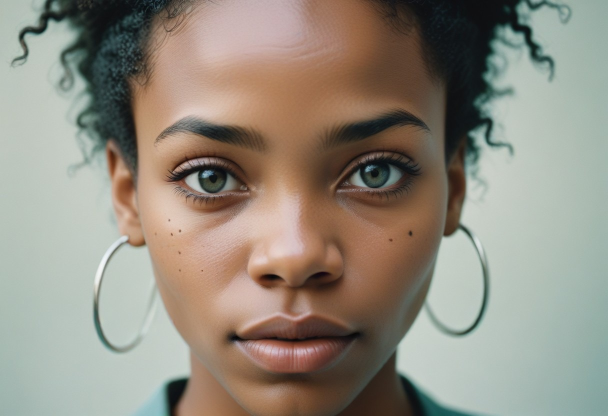
#> input picture IMG_6128.JPG, 1216 x 832 px (shown at 1/2 size)
$ python ascii_to_image.py
#> lines starting #> are read from the running program, lines starting #| are printed output that depends on the picture
#> in image_to_ascii, image is the input picture: PIL image 1216x832 RGB; mean R, G, B 146.9, 140.3, 127.8
from PIL import Image, ImageDraw, ImageFont
import numpy as np

# Caractères ASCII du plus sombre au plus clair
ASCII_CHARS = "@%#*+=-:. "

def resize_image(image, new_width=100):
    """Redimensionne l'image en conservant le ratio d'aspect."""
#> called with new_width = 100
    width, height = image.size
#> width = 1216; height = 832
    aspect_ratio = height / width
#> aspect_ratio = 0.684
    new_height = int(aspect_ratio * new_width)
#> new_height = 68
    resized_image = image.resize((new_width, new_height))
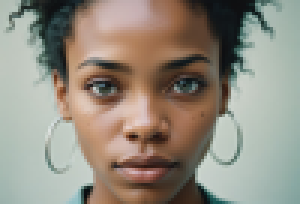
#> resized_image: PIL image 100x68 RGB (shown 3 times larger); mean R, G, B 146.9, 140.3, 127.8
    return resized_image

def grayscale_image(image):
    """Convertit l'image en niveaux de gris."""
    return image.convert("L")
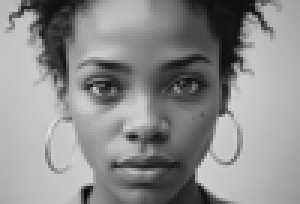
#> returned value: PIL image 100x68 L (shown 3 times larger); min 11, max 224, mean 140.9

def pixels_to_ascii(image):
    """Mappe chaque pixel à un caractère ASCII."""
    pixels = np.array(image)
    ascii_str = ""
    for pixel in pixels.flatten():
        ascii_str += ASCII_CHARS[pixel // 32]  # Divise par 32 pour correspondre à la plage des caractères ASCII
#> this loop made 6800 passes
#> (pixel, ascii_str) on passes 1 to 3: (184, '='), (185, '=='), (185, '===')
    return ascii_str

def image_to_ascii(image_path, new_width=100):
    """Convertit l'image en ASCII."""
    try:
        image = Image.open(image_path)
    except Exception as e:
        print(f"Impossible d'ouvrir le fichier image {image_path}. {e}")
        return

    image = resize_image(image, new_width)
    grayscale = grayscale_image(image)
    ascii_str = pixels_to_ascii(grayscale)

    # Diviser la chaîne ASCII en lignes de largeur 'new_width'
    ascii_img = "\n".join([ascii_str[i:(i+new_width)] for i in range(0, len(ascii_str), new_width)])
    return ascii_img

def draw_ascii_on_image(ascii_art, new_width=100, font_size=100):
    """Dessine l'ASCII Art sur une nouvelle image."""
#> called with new_width = 100, font_size = 100
    # Calculer la taille de l'image en fonction de la longueur du texte et de la taille de la police
    font = ImageFont.load_default()
    char_width = font.getsize("A")[0]
    char_height = font.getsize("A")[1]
    image_width = new_width * char_width
    image_height = len(ascii_art.splitlines()) * char_height

    # Créer une nouvelle image blanche
    new_image = Image.new("RGB", (image_width, image_height), "white")
#> new_image: PIL image 700x680 RGB; every value is 255
    draw = ImageDraw.Draw(new_image)

    # Dessiner chaque ligne d'ASCII sur l'image
    y_offset = 0
    for line in ascii_art.splitlines():
        draw.text((0, y_offset), line, fill="black", font=font)
        y_offset += char_height
#> after the loop, y_offset = 680

    # Sauvegarder ou afficher l'image
    new_image.save("ascii_art_image.png")
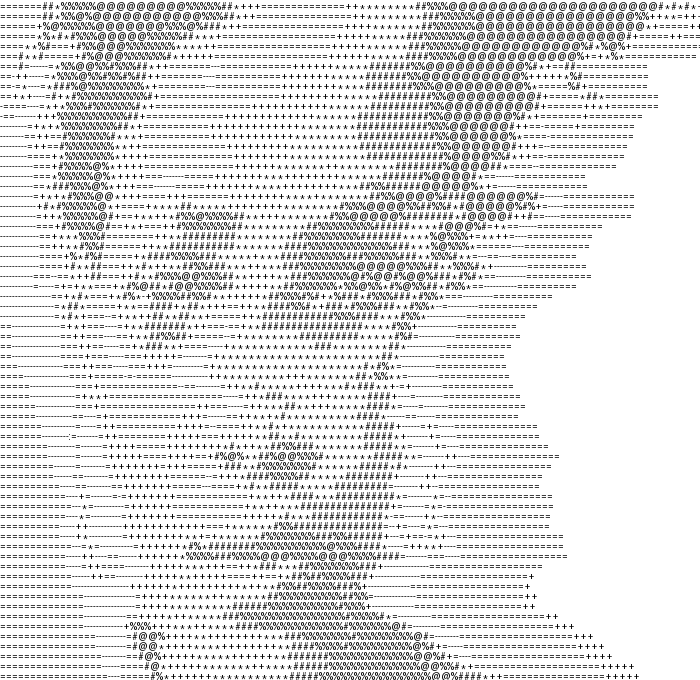
#> saved as ascii_art_image.png: PIL image 700x680 RGB; min 3, max 255, mean 223.6
    new_image.show()

# Utilisation
image_path = "IMG_6128.JPG"  # Remplace par le chemin de ton image
ascii_art = image_to_ascii(image_path)
draw_ascii_on_image(ascii_art)
